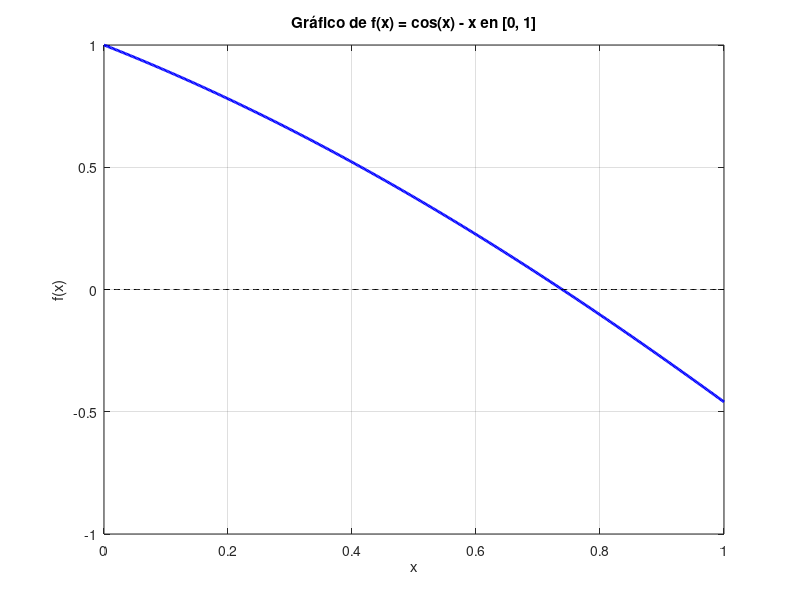

Source code (MATLAB):
% Defino la funcion que se me dio
f = @(x) cos(x) - x;

% creamos un vector en los valores dados y lo llamamos x
x = linspace(0, 1, 500);

% Evaluamos los puntos en la funcion dada
y = f(x);

% Codigo para graficar esos puntos
figure;
plot(x, y, 'b-', 'LineWidth', 2);% anchura de la grafica
hold on;%puede poner otras lineas en la grafica
plot(x, zeros(size(x)), 'k--'); % Línea y = 0
xlabel('x');
ylabel('f(x)');%define por donde emepzara la linea 
title('Gráfico de f(x) = cos(x) - x en [0, 1]');
grid on;
hold off;% despues de eso borrara todas las lienas cuando se vuelva a ejecutar
